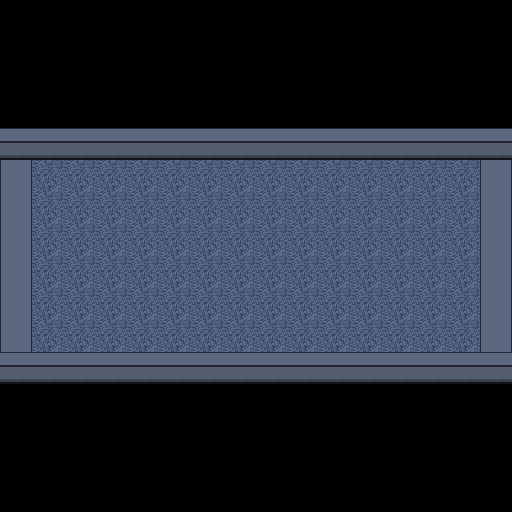

This game map was drawn from its Tiled (.tmx) file and the tilesets committed beside it. A one-line description and the full map source follow:
An orthogonal 16x16 tile map with 32x32 px tiles, 3 tile layers (terrain, main, animated).

<map version="1.10" tiledversion="1.11.0" orientation="orthogonal" renderorder="right-down" width="16" height="16" tilewidth="32" tileheight="32" infinite="0" nextlayerid="7" nextobjectid="1">
 <tileset firstgid="1" source="tileset2.tsx" />
 <layer id="6" name="terrain" width="16" height="16">
  <data encoding="csv">
0,0,0,0,0,0,0,0,0,0,0,0,0,0,0,0,
0,0,0,0,0,0,0,0,0,0,0,0,0,0,0,0,
0,0,0,0,0,0,0,0,0,0,0,0,0,0,0,0,
0,0,0,0,0,0,0,0,0,0,0,0,0,0,0,0,
62,62,62,62,62,62,62,62,62,62,62,62,62,62,62,62,
62,62,62,62,62,62,62,62,62,62,62,62,62,62,62,62,
62,62,62,62,62,62,62,62,62,62,62,62,62,62,62,62,
62,62,62,62,62,62,62,62,62,62,62,62,62,62,62,62,
62,62,62,62,62,62,62,62,62,62,62,62,62,62,62,62,
62,62,62,62,62,62,62,62,62,62,62,62,62,62,62,62,
62,62,62,62,62,62,62,62,62,62,62,62,62,62,62,62,
62,62,62,62,62,62,62,62,62,62,62,62,62,62,62,62,
0,0,0,0,0,0,0,0,0,0,0,0,0,0,0,0,
0,0,0,0,0,0,0,0,0,0,0,0,0,0,0,0,
0,0,0,0,0,0,0,0,0,0,0,0,0,0,0,0,
0,0,0,0,0,0,0,0,0,0,0,0,0,0,0,0
</data>
 </layer>
 <layer id="1" name="main" width="16" height="16" offsetx="0.3333" offsety="0.1667">
  <data encoding="csv">
0,0,0,0,0,0,0,0,0,0,0,0,0,0,0,0,
0,0,0,0,0,0,0,0,0,0,0,0,0,0,0,0,
0,0,0,0,0,0,0,0,0,0,0,0,0,0,0,0,
0,0,0,0,0,0,0,0,0,0,0,0,0,0,0,0,
2,2,2,2,2,2,2,2,2,2,2,2,2,2,2,2,
21,0,0,0,0,0,0,0,0,0,0,0,0,0,0,21,
21,0,0,0,0,0,0,0,0,0,0,0,0,0,0,21,
21,0,0,0,0,0,0,0,0,0,0,0,0,0,0,21,
21,0,0,0,0,0,0,0,0,0,0,0,0,0,0,21,
21,0,0,0,0,0,0,0,0,0,0,0,0,0,0,21,
21,0,0,0,0,0,0,0,0,0,0,0,0,0,0,21,
42,42,42,42,42,42,42,42,42,42,42,42,42,42,42,42,
0,0,0,0,0,0,0,0,0,0,0,0,0,0,0,0,
0,0,0,0,0,0,0,0,0,0,0,0,0,0,0,0,
0,0,0,0,0,0,0,0,0,0,0,0,0,0,0,0,
0,0,0,0,0,0,0,0,0,0,0,0,0,0,0,0
</data>
 </layer>
 <layer id="5" name="animated" width="16" height="16">
  <data encoding="csv">
0,0,0,0,0,0,0,0,0,0,0,0,0,0,0,0,
0,0,0,0,0,0,0,0,0,0,0,0,0,0,0,0,
0,0,0,0,0,0,0,0,0,0,0,0,0,0,0,0,
0,0,0,0,0,0,0,0,0,0,0,0,0,0,0,0,
0,0,0,0,0,0,0,0,0,0,0,0,0,0,0,0,
0,0,0,0,0,0,0,0,0,0,0,0,0,0,0,0,
0,0,0,0,0,0,0,0,0,0,0,0,0,0,0,0,
0,0,0,0,0,0,0,0,0,0,0,0,0,0,0,0,
0,0,0,0,0,0,0,0,0,0,0,0,0,0,0,0,
0,0,0,0,0,0,0,0,0,0,0,0,0,0,0,0,
0,0,0,0,0,0,0,0,0,0,0,0,0,0,0,0,
0,0,0,0,0,0,0,0,0,0,0,0,0,0,0,0,
0,0,0,0,0,0,0,0,0,0,0,0,0,0,0,0,
0,0,0,0,0,0,0,0,0,0,0,0,0,0,0,0,
0,0,0,0,0,0,0,0,0,0,0,0,0,0,0,0,
0,0,0,0,0,0,0,0,0,0,0,0,0,0,0,0
</data>
 </layer>
</map>
